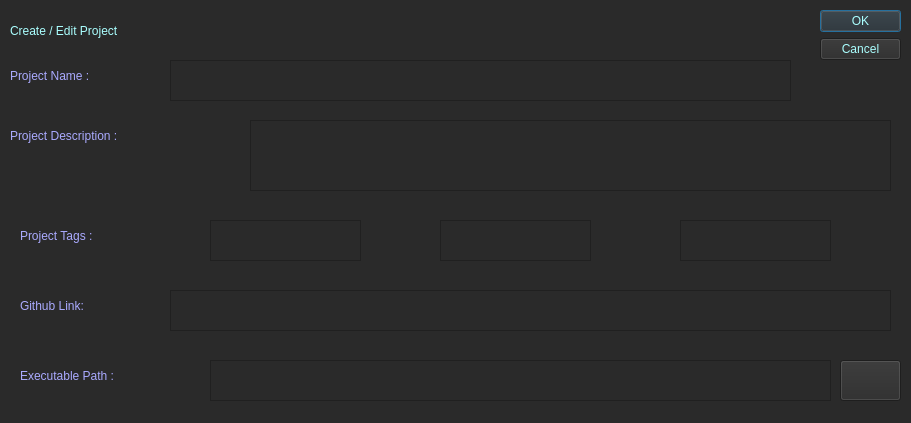
<?xml version="1.0" encoding="UTF-8"?>
<ui version="4.0">
 <class>editor</class>
 <widget class="QDialog" name="editor">
  <property name="geometry">
   <rect>
    <x>0</x>
    <y>0</y>
    <width>911</width>
    <height>423</height>
   </rect>
  </property>
  <property name="windowTitle">
   <string>Dialog</string>
  </property>
  <property name="styleSheet">
   <string notr="true">background-color: rgb(42, 42, 42);</string>
  </property>
  <widget class="QDialogButtonBox" name="buttonBox">
   <property name="geometry">
    <rect>
     <x>820</x>
     <y>10</y>
     <width>81</width>
     <height>61</height>
    </rect>
   </property>
   <property name="styleSheet">
    <string notr="true">color: rgb(170, 255, 255);</string>
   </property>
   <property name="orientation">
    <enum>Qt::Vertical</enum>
   </property>
   <property name="standardButtons">
    <set>QDialogButtonBox::Cancel|QDialogButtonBox::Ok</set>
   </property>
  </widget>
  <widget class="QLabel" name="titleLabel">
   <property name="geometry">
    <rect>
     <x>10</x>
     <y>10</y>
     <width>341</width>
     <height>41</height>
    </rect>
   </property>
   <property name="styleSheet">
    <string notr="true">font: 14pt &quot;Consolas&quot;;
color: rgb(170, 255, 255);</string>
   </property>
   <property name="text">
    <string>Create / Edit Project</string>
   </property>
  </widget>
  <widget class="QLabel" name="label">
   <property name="geometry">
    <rect>
     <x>10</x>
     <y>60</y>
     <width>151</width>
     <height>31</height>
    </rect>
   </property>
   <property name="styleSheet">
    <string notr="true">color: rgb(170, 170, 255);
font: 12pt &quot;Consolas&quot;;</string>
   </property>
   <property name="text">
    <string>Project Name :</string>
   </property>
  </widget>
  <widget class="QPlainTextEdit" name="projectName">
   <property name="geometry">
    <rect>
     <x>170</x>
     <y>60</y>
     <width>621</width>
     <height>41</height>
    </rect>
   </property>
   <property name="styleSheet">
    <string notr="true">color: rgb(170, 255, 127);
font: 12pt &quot;Consolas&quot;;</string>
   </property>
  </widget>
  <widget class="QLabel" name="label_2">
   <property name="geometry">
    <rect>
     <x>10</x>
     <y>120</y>
     <width>231</width>
     <height>31</height>
    </rect>
   </property>
   <property name="styleSheet">
    <string notr="true">color: rgb(170, 170, 255);
font: 12pt &quot;Consolas&quot;;</string>
   </property>
   <property name="text">
    <string>Project Description :</string>
   </property>
  </widget>
  <widget class="QPlainTextEdit" name="projectDescription">
   <property name="geometry">
    <rect>
     <x>250</x>
     <y>120</y>
     <width>641</width>
     <height>71</height>
    </rect>
   </property>
   <property name="styleSheet">
    <string notr="true">color: rgb(170, 255, 127);
font: 12pt &quot;Consolas&quot;;</string>
   </property>
  </widget>
  <widget class="QLabel" name="label_3">
   <property name="geometry">
    <rect>
     <x>20</x>
     <y>220</y>
     <width>161</width>
     <height>31</height>
    </rect>
   </property>
   <property name="styleSheet">
    <string notr="true">color: rgb(170, 170, 255);
font: 12pt &quot;Consolas&quot;;</string>
   </property>
   <property name="text">
    <string>Project Tags :</string>
   </property>
  </widget>
  <widget class="QPlainTextEdit" name="Tag1">
   <property name="geometry">
    <rect>
     <x>210</x>
     <y>220</y>
     <width>151</width>
     <height>41</height>
    </rect>
   </property>
   <property name="styleSheet">
    <string notr="true">color: rgb(170, 255, 127);
font: 12pt &quot;Consolas&quot;;</string>
   </property>
  </widget>
  <widget class="QPlainTextEdit" name="Tag2">
   <property name="geometry">
    <rect>
     <x>440</x>
     <y>220</y>
     <width>151</width>
     <height>41</height>
    </rect>
   </property>
   <property name="styleSheet">
    <string notr="true">color: rgb(170, 255, 127);
font: 12pt &quot;Consolas&quot;;</string>
   </property>
  </widget>
  <widget class="QPlainTextEdit" name="Tag3">
   <property name="geometry">
    <rect>
     <x>680</x>
     <y>220</y>
     <width>151</width>
     <height>41</height>
    </rect>
   </property>
   <property name="styleSheet">
    <string notr="true">color: rgb(170, 255, 127);
font: 12pt &quot;Consolas&quot;;</string>
   </property>
  </widget>
  <widget class="QLabel" name="label_4">
   <property name="geometry">
    <rect>
     <x>20</x>
     <y>290</y>
     <width>141</width>
     <height>31</height>
    </rect>
   </property>
   <property name="styleSheet">
    <string notr="true">color: rgb(170, 170, 255);
font: 12pt &quot;Consolas&quot;;</string>
   </property>
   <property name="text">
    <string>Github Link:</string>
   </property>
  </widget>
  <widget class="QPlainTextEdit" name="githubLink">
   <property name="geometry">
    <rect>
     <x>170</x>
     <y>290</y>
     <width>721</width>
     <height>41</height>
    </rect>
   </property>
   <property name="styleSheet">
    <string notr="true">color: rgb(170, 255, 127);
font: 12pt &quot;Consolas&quot;;</string>
   </property>
  </widget>
  <widget class="QLabel" name="label_5">
   <property name="geometry">
    <rect>
     <x>20</x>
     <y>360</y>
     <width>191</width>
     <height>31</height>
    </rect>
   </property>
   <property name="styleSheet">
    <string notr="true">color: rgb(170, 170, 255);
font: 12pt &quot;Consolas&quot;;</string>
   </property>
   <property name="text">
    <string>Executable Path :</string>
   </property>
  </widget>
  <widget class="QPlainTextEdit" name="exePath">
   <property name="geometry">
    <rect>
     <x>210</x>
     <y>360</y>
     <width>621</width>
     <height>41</height>
    </rect>
   </property>
   <property name="styleSheet">
    <string notr="true">color: rgb(170, 255, 127);
font: 12pt &quot;Consolas&quot;;</string>
   </property>
  </widget>
  <widget class="QPushButton" name="chooseExe">
   <property name="geometry">
    <rect>
     <x>840</x>
     <y>360</y>
     <width>61</width>
     <height>41</height>
    </rect>
   </property>
   <property name="text">
    <string/>
   </property>
   <property name="icon">
    <iconset>
     <normaloff>../../../../../Downloads/kisspng-purple-circle-font-apps-run-executable-5ab0fd635d32b0.8411748115215486433818.png</normaloff>../../../../../Downloads/kisspng-purple-circle-font-apps-run-executable-5ab0fd635d32b0.8411748115215486433818.png</iconset>
   </property>
   <property name="iconSize">
    <size>
     <width>35</width>
     <height>35</height>
    </size>
   </property>
  </widget>
 </widget>
 <resources/>
 <connections>
  <connection>
   <sender>buttonBox</sender>
   <signal>accepted()</signal>
   <receiver>editor</receiver>
   <slot>accept()</slot>
   <hints>
    <hint type="sourcelabel">
     <x>248</x>
     <y>254</y>
    </hint>
    <hint type="destinationlabel">
     <x>157</x>
     <y>274</y>
    </hint>
   </hints>
  </connection>
  <connection>
   <sender>buttonBox</sender>
   <signal>rejected()</signal>
   <receiver>editor</receiver>
   <slot>reject()</slot>
   <hints>
    <hint type="sourcelabel">
     <x>316</x>
     <y>260</y>
    </hint>
    <hint type="destinationlabel">
     <x>286</x>
     <y>274</y>
    </hint>
   </hints>
  </connection>
 </connections>
</ui>
